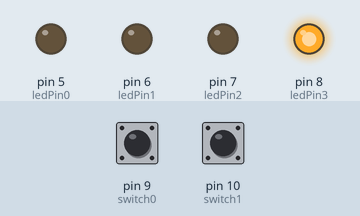
Recording of a sketch running on a simulated Arduino Uno, built with avr-gcc and run on an emulated ATmega328P. On the bench: output pins drawn as LEDs (lit = HIGH). Inputs (shaded band) come from the test bench; at power-on: pin 9 (switch0) HIGH, pin 10 (switch1) HIGH.

Above: at 1.2 s.
1.3 s: pin 9 (switch0) pulled LOW for 0.15 s
At 1.37 s:
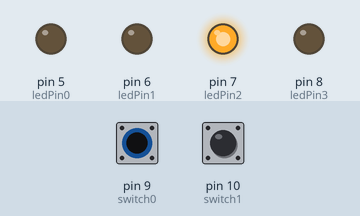
2.9 s: pin 10 (switch1) pulled LOW for 0.15 s
At 2.97 s:
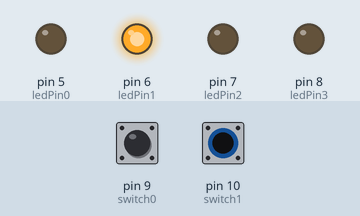
4.5 s: pin 10 (switch1) pulled LOW for 3.2 s
At 8.0 s:
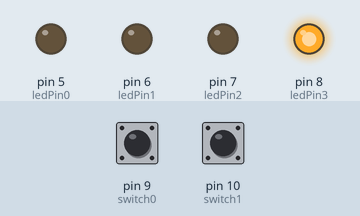
9.2 s: pin 9 (switch0) pulled LOW for 3.2 s
At 10.3 s:
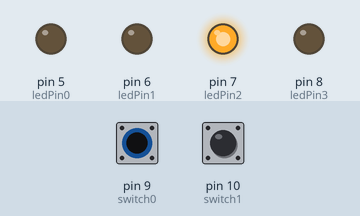
13.9 s: pin 9 (switch0) driven LOW and pin 10 (switch1) driven LOW
At 15.1 s:
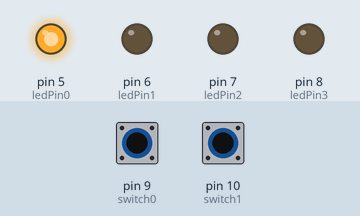
Timing chart, 0 to 16.4 s (numbered marks = the images above; inputs shaded):
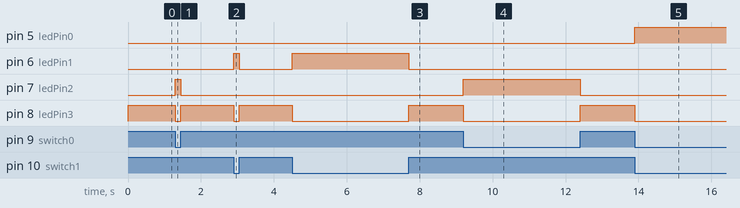

The sketch:

2to4decoder.ino
```cpp
int ledPin0 = 5;
int ledPin1 = 6;
int ledPin2 = 7;
int ledPin3 = 8;
int switch0 = 9;
int switch1 = 10;

int switch0State = 0;
int switch1State = 0;

void setup() {
  // put your setup code here, to run once:

  pinMode(ledPin0, OUTPUT);
  pinMode(ledPin1, OUTPUT);
  pinMode(ledPin2, OUTPUT);
  pinMode(ledPin3, OUTPUT);
  pinMode(switch0, INPUT);
  pinMode(switch1, INPUT);

}

void loop() {
  // put your main code here, to run repeatedly:

  switch0State = digitalRead(switch0);
  switch1State = digitalRead(switch1);

  if (switch1State == 0){

    if (switch0State == 0){

      digitalWrite(ledPin0, HIGH);
      digitalWrite(ledPin1, LOW);
      digitalWrite(ledPin2, LOW);
      digitalWrite(ledPin3, LOW);

      }

    else{

      digitalWrite(ledPin0, LOW);
      digitalWrite(ledPin1, HIGH);
      digitalWrite(ledPin2, LOW);
      digitalWrite(ledPin3, LOW);

      }
  }

  else{

    if (switch0State == 0){

      digitalWrite(ledPin0, LOW);
      digitalWrite(ledPin1, LOW);
      digitalWrite(ledPin2, HIGH);
      digitalWrite(ledPin3, LOW);

      }

    else{

      digitalWrite(ledPin0, LOW);
      digitalWrite(ledPin1, LOW);
      digitalWrite(ledPin2, LOW);
      digitalWrite(ledPin3, HIGH);

      }
   }
}
```

Measured:
- after the input at 1.3 s, pin 7 (ledPin2): LOW → HIGH at once, → LOW 0.15 s later; pin 8 (ledPin3): HIGH → LOW at once, → HIGH 0.15 s later
- after the input at 2.9 s, pin 6 (ledPin1): LOW → HIGH at once, → LOW 0.15 s later; pin 8 (ledPin3): HIGH → LOW at once, → HIGH 0.15 s later
- after the input at 4.5 s, pin 6 (ledPin1): LOW → HIGH at once, → LOW 3.2 s later; pin 8 (ledPin3): HIGH → LOW at once, → HIGH 3.2 s later
- after the input at 9.2 s, pin 7 (ledPin2): LOW → HIGH at once, → LOW 3.2 s later; pin 8 (ledPin3): HIGH → LOW at once, → HIGH 3.2 s later
- after the input at 13.9 s, pin 5 (ledPin0): LOW → HIGH at once; pin 8 (ledPin3): HIGH → LOW at once
